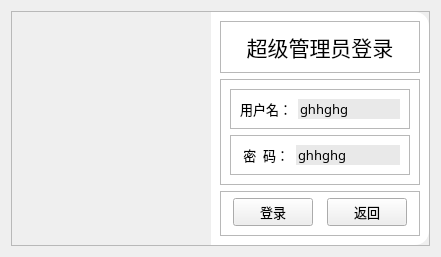
<?xml version="1.0" encoding="UTF-8"?>
<ui version="4.0">
 <class>Form</class>
 <widget class="QWidget" name="Form">
  <property name="geometry">
   <rect>
    <x>0</x>
    <y>0</y>
    <width>441</width>
    <height>250</height>
   </rect>
  </property>
  <property name="windowTitle">
   <string>Form</string>
  </property>
  <property name="styleSheet">
   <string notr="true"/>
  </property>
  <layout class="QHBoxLayout" name="horizontalLayout" stretch="0">
   <item>
    <widget class="QFrame" name="frame">
     <property name="frameShape">
      <enum>QFrame::StyledPanel</enum>
     </property>
     <property name="frameShadow">
      <enum>QFrame::Raised</enum>
     </property>
     <layout class="QHBoxLayout" name="horizontalLayout_2" stretch="1,1">
      <property name="spacing">
       <number>0</number>
      </property>
      <property name="leftMargin">
       <number>0</number>
      </property>
      <property name="topMargin">
       <number>0</number>
      </property>
      <property name="rightMargin">
       <number>0</number>
      </property>
      <property name="bottomMargin">
       <number>0</number>
      </property>
      <item>
       <widget class="QFrame" name="frame_2">
        <property name="styleSheet">
         <string notr="true">border-image: url(:/1/pic3.jpg);
border-top-left-radius: 14px;
border-bottom-left-radius: 14px;</string>
        </property>
        <property name="frameShape">
         <enum>QFrame::StyledPanel</enum>
        </property>
        <property name="frameShadow">
         <enum>QFrame::Raised</enum>
        </property>
       </widget>
      </item>
      <item>
       <widget class="QFrame" name="frame_3">
        <property name="styleSheet">
         <string notr="true">QFrame#frame_3{
border-top-right-radius: 14px;
border-bottom-right-radius: 14px;
background-color: rgb(255, 255, 255);}</string>
        </property>
        <property name="frameShape">
         <enum>QFrame::StyledPanel</enum>
        </property>
        <property name="frameShadow">
         <enum>QFrame::Raised</enum>
        </property>
        <layout class="QVBoxLayout" name="verticalLayout" stretch="1,3,1">
         <item>
          <widget class="QFrame" name="frame_6">
           <property name="font">
            <font>
             <family>微软雅黑 Light</family>
            </font>
           </property>
           <property name="frameShape">
            <enum>QFrame::StyledPanel</enum>
           </property>
           <property name="frameShadow">
            <enum>QFrame::Raised</enum>
           </property>
           <layout class="QVBoxLayout" name="verticalLayout_2">
            <item>
             <widget class="QLabel" name="label_3">
              <property name="font">
               <font>
                <family>微软雅黑 Light</family>
                <pointsize>16</pointsize>
               </font>
              </property>
              <property name="text">
               <string>超级管理员登录</string>
              </property>
              <property name="alignment">
               <set>Qt::AlignCenter</set>
              </property>
             </widget>
            </item>
           </layout>
          </widget>
         </item>
         <item>
          <widget class="QFrame" name="frame_4">
           <property name="frameShape">
            <enum>QFrame::StyledPanel</enum>
           </property>
           <property name="frameShadow">
            <enum>QFrame::Raised</enum>
           </property>
           <layout class="QVBoxLayout" name="verticalLayout_3">
            <item>
             <widget class="QFrame" name="frame_7">
              <property name="frameShape">
               <enum>QFrame::StyledPanel</enum>
              </property>
              <property name="frameShadow">
               <enum>QFrame::Raised</enum>
              </property>
              <layout class="QHBoxLayout" name="horizontalLayout_4">
               <item>
                <widget class="QLabel" name="label">
                 <property name="font">
                  <font>
                   <family>微软雅黑 Light</family>
                   <pointsize>10</pointsize>
                  </font>
                 </property>
                 <property name="text">
                  <string>用户名：</string>
                 </property>
                </widget>
               </item>
               <item>
                <widget class="QLineEdit" name="lineEdit">
                 <property name="font">
                  <font>
                   <family>微软雅黑 Light</family>
                   <pointsize>10</pointsize>
                  </font>
                 </property>
                 <property name="styleSheet">
                  <string notr="true">background-color: rgb(200, 200, 200,100)</string>
                 </property>
                 <property name="text">
                  <string>ghhghg</string>
                 </property>
                 <property name="frame">
                  <bool>false</bool>
                 </property>
                </widget>
               </item>
              </layout>
             </widget>
            </item>
            <item>
             <widget class="QFrame" name="frame_8">
              <property name="frameShape">
               <enum>QFrame::StyledPanel</enum>
              </property>
              <property name="frameShadow">
               <enum>QFrame::Raised</enum>
              </property>
              <layout class="QHBoxLayout" name="horizontalLayout_5">
               <item>
                <widget class="QLabel" name="label_2">
                 <property name="font">
                  <font>
                   <family>微软雅黑 Light</family>
                   <pointsize>10</pointsize>
                  </font>
                 </property>
                 <property name="text">
                  <string> 密  码：</string>
                 </property>
                </widget>
               </item>
               <item>
                <widget class="QLineEdit" name="lineEdit_2">
                 <property name="font">
                  <font>
                   <family>微软雅黑 Light</family>
                   <pointsize>10</pointsize>
                  </font>
                 </property>
                 <property name="styleSheet">
                  <string notr="true">background-color: rgba(200, 200, 200,100)</string>
                 </property>
                 <property name="text">
                  <string>ghhghg</string>
                 </property>
                 <property name="frame">
                  <bool>false</bool>
                 </property>
                </widget>
               </item>
              </layout>
             </widget>
            </item>
           </layout>
          </widget>
         </item>
         <item>
          <widget class="QFrame" name="frame_5">
           <property name="frameShape">
            <enum>QFrame::StyledPanel</enum>
           </property>
           <property name="frameShadow">
            <enum>QFrame::Raised</enum>
           </property>
           <layout class="QHBoxLayout" name="horizontalLayout_3">
            <property name="spacing">
             <number>14</number>
            </property>
            <property name="leftMargin">
             <number>12</number>
            </property>
            <property name="topMargin">
             <number>6</number>
            </property>
            <property name="rightMargin">
             <number>12</number>
            </property>
            <item>
             <widget class="QPushButton" name="pushButton">
              <property name="font">
               <font>
                <family>微软雅黑 Light</family>
                <pointsize>10</pointsize>
               </font>
              </property>
              <property name="text">
               <string>登录</string>
              </property>
             </widget>
            </item>
            <item>
             <widget class="QPushButton" name="pushButton_2">
              <property name="font">
               <font>
                <family>微软雅黑 Light</family>
                <pointsize>10</pointsize>
               </font>
              </property>
              <property name="text">
               <string>返回</string>
              </property>
             </widget>
            </item>
           </layout>
          </widget>
         </item>
        </layout>
       </widget>
      </item>
     </layout>
    </widget>
   </item>
  </layout>
 </widget>
 <resources>
  <include location="../../../../Pictures/picture.qrc"/>
 </resources>
 <connections/>
</ui>
